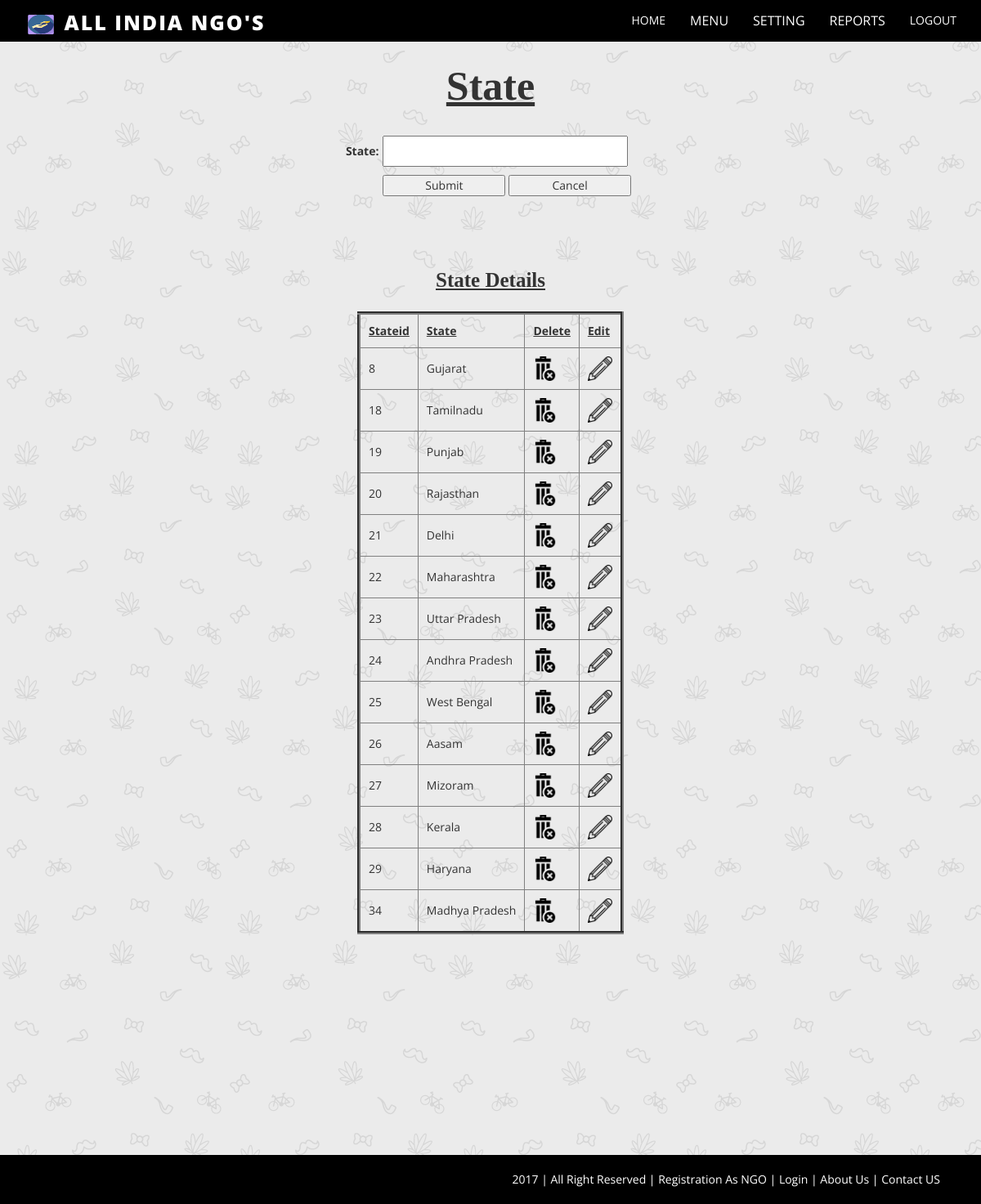
Page /project/statewise.php on the committed database.
### tables this page shows
CREATE TABLE IF NOT EXISTS `state` (
  `stateid` int(10) NOT NULL AUTO_INCREMENT,
  `statename` varchar(20) NOT NULL,
  PRIMARY KEY (`stateid`)
);

### project/statewise.php (the view, shortened to what this page needs)
<?php
  include("adminheader.php");
?>
  <center>
<form action="addstate.php" method="post">
<span class ="header">State</span><br><br>
<table>
<tr>
		<td><b>State:</b></td>
		<td style="padding:5px"><input type="text" name="t1" style="width:300px;height:38px"></td>
</tr>
<tr>
		<td>&nbsp;</td>
		<td style="padding:5px"><input type="Submit" value="Submit" name="b1" style="width:150px">
                     <input type="reset" value="Cancel" style="width:150px">
 </td>
</tr>
</table>
</form>
<br>
  <br>
<?php
	include("dbconnection.php");
	$rs=$obj->query("select *From state");
?>
 <br>
 <br>
 <span class ="table">State Details</span><br><br>
<table border=4 >
<tr>
	<td style="padding:10px"><b><u>Stateid</b></u></td>
	<td style="padding:10px"><b><u>State</b></u></td>
	<td style="padding:10px"><b><u>Delete</b></u></td>
	<td style="padding:10px"><b><u>Edit</b></u></td>
</tr>
	<?php
		while($db=$rs->fetch())
		{
	?>
			<tr>
				<td style="padding:10px"><?php echo $db["stateid"]; ?></td>
				<td style="padding:10px"><?php echo $db["statename"]; ?></td>
				<td style="padding:10px"><a href='deletestate.php?x=<?php echo $db["stateid"]; ?>'><img src="image\delete.png" height=30 width=30></a></td>
				<td style="padding:10px"><a href='editstate.php?x=<?php echo $db["stateid"]; ?>'><img src="image\edit.png" height=30 width=30></a></td>
			</tr>
	<?php
	   }
	?>
</table>
<?php
  include("adminfooter.php");
?></center>

### project/statewise.php (style rules this page uses)
.header { color:dark grey; font-family:bookman old style; font-size:50px; font-weight:bolder; text-decoration:underline; }
.table { color:dark grey; font-family:bookman old style; font-size:25px; font-weight:bolder; text-decoration:underline; }

### rows in the picture
state: stateid "8", statename "Gujarat"
state: stateid "18", statename "Tamilnadu"
state: stateid "19", statename "Punjab"
state: stateid "20", statename "Rajasthan"
state: stateid "21", statename "Delhi"
state: stateid "22", statename "Maharashtra"
state: stateid "23", statename "Uttar Pradesh"
state: stateid "24", statename "Andhra Pradesh"
state: stateid "25", statename "West Bengal"
state: stateid "26", statename "Aasam"
state: stateid "27", statename "Mizoram"
state: stateid "28", statename "Kerala"
state: stateid "29", statename "Haryana"
state: stateid "34", statename "Madhya Pradesh"
